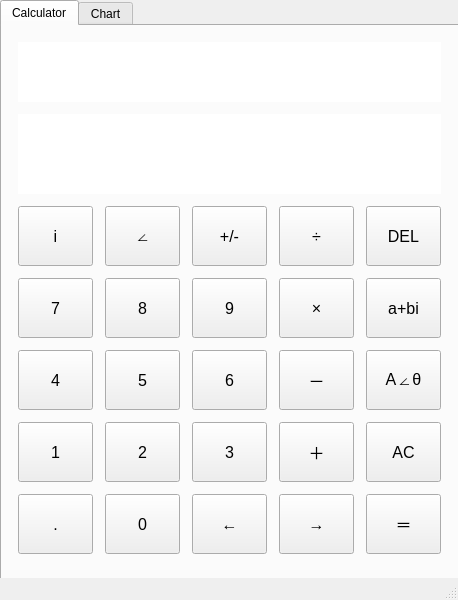
<?xml version="1.0" encoding="UTF-8"?>
<ui version="4.0">
 <class>MainWindow</class>
 <widget class="QMainWindow" name="MainWindow">
  <property name="geometry">
   <rect>
    <x>0</x>
    <y>0</y>
    <width>458</width>
    <height>600</height>
   </rect>
  </property>
  <property name="windowTitle">
   <string>Plural Calculator</string>
  </property>
  <widget class="QWidget" name="centralwidget">
   <widget class="QTabWidget" name="tabWidget">
    <property name="geometry">
     <rect>
      <x>0</x>
      <y>0</y>
      <width>460</width>
      <height>580</height>
     </rect>
    </property>
    <property name="currentIndex">
     <number>0</number>
    </property>
    <widget class="QWidget" name="tab_cal">
     <attribute name="title">
      <string>Calculator</string>
     </attribute>
     <widget class="QWidget" name="layoutWidget">
      <property name="geometry">
       <rect>
        <x>10</x>
        <y>10</y>
        <width>435</width>
        <height>529</height>
       </rect>
      </property>
      <layout class="QGridLayout" name="gridLayout">
       <item row="2" column="4">
        <widget class="QPushButton" name="backspace">
         <property name="sizePolicy">
          <sizepolicy hsizetype="Fixed" vsizetype="Fixed">
           <horstretch>0</horstretch>
           <verstretch>0</verstretch>
          </sizepolicy>
         </property>
         <property name="minimumSize">
          <size>
           <width>75</width>
           <height>60</height>
          </size>
         </property>
         <property name="maximumSize">
          <size>
           <width>75</width>
           <height>60</height>
          </size>
         </property>
         <property name="font">
          <font>
           <pointsize>12</pointsize>
          </font>
         </property>
         <property name="cursor">
          <cursorShape>PointingHandCursor</cursorShape>
         </property>
         <property name="text">
          <string>DEL</string>
         </property>
        </widget>
       </item>
       <item row="6" column="0">
        <widget class="QPushButton" name="num_point">
         <property name="sizePolicy">
          <sizepolicy hsizetype="Fixed" vsizetype="Fixed">
           <horstretch>0</horstretch>
           <verstretch>0</verstretch>
          </sizepolicy>
         </property>
         <property name="minimumSize">
          <size>
           <width>75</width>
           <height>60</height>
          </size>
         </property>
         <property name="maximumSize">
          <size>
           <width>75</width>
           <height>60</height>
          </size>
         </property>
         <property name="font">
          <font>
           <pointsize>12</pointsize>
          </font>
         </property>
         <property name="cursor">
          <cursorShape>PointingHandCursor</cursorShape>
         </property>
         <property name="text">
          <string>.</string>
         </property>
        </widget>
       </item>
       <item row="6" column="4">
        <widget class="QPushButton" name="operator_equal">
         <property name="sizePolicy">
          <sizepolicy hsizetype="Fixed" vsizetype="Fixed">
           <horstretch>0</horstretch>
           <verstretch>0</verstretch>
          </sizepolicy>
         </property>
         <property name="minimumSize">
          <size>
           <width>75</width>
           <height>60</height>
          </size>
         </property>
         <property name="maximumSize">
          <size>
           <width>75</width>
           <height>60</height>
          </size>
         </property>
         <property name="font">
          <font>
           <pointsize>12</pointsize>
          </font>
         </property>
         <property name="cursor">
          <cursorShape>PointingHandCursor</cursorShape>
         </property>
         <property name="text">
          <string>＝</string>
         </property>
        </widget>
       </item>
       <item row="3" column="0">
        <widget class="QPushButton" name="num_7">
         <property name="sizePolicy">
          <sizepolicy hsizetype="Fixed" vsizetype="Fixed">
           <horstretch>0</horstretch>
           <verstretch>0</verstretch>
          </sizepolicy>
         </property>
         <property name="minimumSize">
          <size>
           <width>75</width>
           <height>60</height>
          </size>
         </property>
         <property name="maximumSize">
          <size>
           <width>75</width>
           <height>60</height>
          </size>
         </property>
         <property name="font">
          <font>
           <pointsize>12</pointsize>
          </font>
         </property>
         <property name="cursor">
          <cursorShape>PointingHandCursor</cursorShape>
         </property>
         <property name="text">
          <string>7</string>
         </property>
        </widget>
       </item>
       <item row="5" column="1">
        <widget class="QPushButton" name="num_2">
         <property name="sizePolicy">
          <sizepolicy hsizetype="Fixed" vsizetype="Fixed">
           <horstretch>0</horstretch>
           <verstretch>0</verstretch>
          </sizepolicy>
         </property>
         <property name="minimumSize">
          <size>
           <width>75</width>
           <height>60</height>
          </size>
         </property>
         <property name="maximumSize">
          <size>
           <width>75</width>
           <height>60</height>
          </size>
         </property>
         <property name="font">
          <font>
           <pointsize>12</pointsize>
          </font>
         </property>
         <property name="cursor">
          <cursorShape>PointingHandCursor</cursorShape>
         </property>
         <property name="text">
          <string>2</string>
         </property>
        </widget>
       </item>
       <item row="5" column="3">
        <widget class="QPushButton" name="operator_add">
         <property name="sizePolicy">
          <sizepolicy hsizetype="Fixed" vsizetype="Fixed">
           <horstretch>0</horstretch>
           <verstretch>0</verstretch>
          </sizepolicy>
         </property>
         <property name="minimumSize">
          <size>
           <width>75</width>
           <height>60</height>
          </size>
         </property>
         <property name="maximumSize">
          <size>
           <width>75</width>
           <height>60</height>
          </size>
         </property>
         <property name="font">
          <font>
           <pointsize>12</pointsize>
          </font>
         </property>
         <property name="cursor">
          <cursorShape>PointingHandCursor</cursorShape>
         </property>
         <property name="text">
          <string>＋</string>
         </property>
        </widget>
       </item>
       <item row="4" column="2">
        <widget class="QPushButton" name="num_6">
         <property name="sizePolicy">
          <sizepolicy hsizetype="Fixed" vsizetype="Fixed">
           <horstretch>0</horstretch>
           <verstretch>0</verstretch>
          </sizepolicy>
         </property>
         <property name="minimumSize">
          <size>
           <width>75</width>
           <height>60</height>
          </size>
         </property>
         <property name="maximumSize">
          <size>
           <width>75</width>
           <height>60</height>
          </size>
         </property>
         <property name="font">
          <font>
           <pointsize>12</pointsize>
          </font>
         </property>
         <property name="cursor">
          <cursorShape>PointingHandCursor</cursorShape>
         </property>
         <property name="text">
          <string>6</string>
         </property>
        </widget>
       </item>
       <item row="2" column="0">
        <widget class="QPushButton" name="symbol_i">
         <property name="sizePolicy">
          <sizepolicy hsizetype="Fixed" vsizetype="Fixed">
           <horstretch>0</horstretch>
           <verstretch>0</verstretch>
          </sizepolicy>
         </property>
         <property name="minimumSize">
          <size>
           <width>75</width>
           <height>60</height>
          </size>
         </property>
         <property name="maximumSize">
          <size>
           <width>75</width>
           <height>60</height>
          </size>
         </property>
         <property name="font">
          <font>
           <pointsize>12</pointsize>
          </font>
         </property>
         <property name="cursor">
          <cursorShape>PointingHandCursor</cursorShape>
         </property>
         <property name="text">
          <string>i</string>
         </property>
        </widget>
       </item>
       <item row="6" column="3">
        <widget class="QPushButton" name="operator_nxt">
         <property name="sizePolicy">
          <sizepolicy hsizetype="Fixed" vsizetype="Fixed">
           <horstretch>0</horstretch>
           <verstretch>0</verstretch>
          </sizepolicy>
         </property>
         <property name="minimumSize">
          <size>
           <width>75</width>
           <height>60</height>
          </size>
         </property>
         <property name="maximumSize">
          <size>
           <width>75</width>
           <height>60</height>
          </size>
         </property>
         <property name="font">
          <font>
           <pointsize>12</pointsize>
          </font>
         </property>
         <property name="cursor">
          <cursorShape>PointingHandCursor</cursorShape>
         </property>
         <property name="text">
          <string>→</string>
         </property>
        </widget>
       </item>
       <item row="2" column="2">
        <widget class="QPushButton" name="num_opposite">
         <property name="sizePolicy">
          <sizepolicy hsizetype="Fixed" vsizetype="Fixed">
           <horstretch>0</horstretch>
           <verstretch>0</verstretch>
          </sizepolicy>
         </property>
         <property name="minimumSize">
          <size>
           <width>75</width>
           <height>60</height>
          </size>
         </property>
         <property name="maximumSize">
          <size>
           <width>75</width>
           <height>60</height>
          </size>
         </property>
         <property name="font">
          <font>
           <pointsize>12</pointsize>
          </font>
         </property>
         <property name="cursor">
          <cursorShape>PointingHandCursor</cursorShape>
         </property>
         <property name="text">
          <string>+/-</string>
         </property>
        </widget>
       </item>
       <item row="2" column="3">
        <widget class="QPushButton" name="operator_divide">
         <property name="sizePolicy">
          <sizepolicy hsizetype="Fixed" vsizetype="Fixed">
           <horstretch>0</horstretch>
           <verstretch>0</verstretch>
          </sizepolicy>
         </property>
         <property name="minimumSize">
          <size>
           <width>75</width>
           <height>60</height>
          </size>
         </property>
         <property name="maximumSize">
          <size>
           <width>75</width>
           <height>60</height>
          </size>
         </property>
         <property name="font">
          <font>
           <pointsize>12</pointsize>
          </font>
         </property>
         <property name="cursor">
          <cursorShape>PointingHandCursor</cursorShape>
         </property>
         <property name="text">
          <string>÷</string>
         </property>
        </widget>
       </item>
       <item row="4" column="1">
        <widget class="QPushButton" name="num_5">
         <property name="sizePolicy">
          <sizepolicy hsizetype="Fixed" vsizetype="Fixed">
           <horstretch>0</horstretch>
           <verstretch>0</verstretch>
          </sizepolicy>
         </property>
         <property name="minimumSize">
          <size>
           <width>75</width>
           <height>60</height>
          </size>
         </property>
         <property name="maximumSize">
          <size>
           <width>75</width>
           <height>60</height>
          </size>
         </property>
         <property name="font">
          <font>
           <pointsize>12</pointsize>
          </font>
         </property>
         <property name="cursor">
          <cursorShape>PointingHandCursor</cursorShape>
         </property>
         <property name="text">
          <string>5</string>
         </property>
        </widget>
       </item>
       <item row="3" column="3">
        <widget class="QPushButton" name="operator_multiply">
         <property name="sizePolicy">
          <sizepolicy hsizetype="Fixed" vsizetype="Fixed">
           <horstretch>0</horstretch>
           <verstretch>0</verstretch>
          </sizepolicy>
         </property>
         <property name="minimumSize">
          <size>
           <width>75</width>
           <height>60</height>
          </size>
         </property>
         <property name="maximumSize">
          <size>
           <width>75</width>
           <height>60</height>
          </size>
         </property>
         <property name="font">
          <font>
           <pointsize>12</pointsize>
          </font>
         </property>
         <property name="cursor">
          <cursorShape>PointingHandCursor</cursorShape>
         </property>
         <property name="text">
          <string>×</string>
         </property>
        </widget>
       </item>
       <item row="4" column="4">
        <widget class="QPushButton" name="form_atheta">
         <property name="sizePolicy">
          <sizepolicy hsizetype="Fixed" vsizetype="Fixed">
           <horstretch>0</horstretch>
           <verstretch>0</verstretch>
          </sizepolicy>
         </property>
         <property name="minimumSize">
          <size>
           <width>75</width>
           <height>60</height>
          </size>
         </property>
         <property name="maximumSize">
          <size>
           <width>75</width>
           <height>60</height>
          </size>
         </property>
         <property name="font">
          <font>
           <pointsize>12</pointsize>
          </font>
         </property>
         <property name="cursor">
          <cursorShape>PointingHandCursor</cursorShape>
         </property>
         <property name="text">
          <string>A∠θ</string>
         </property>
        </widget>
       </item>
       <item row="5" column="4">
        <widget class="QPushButton" name="all_clear">
         <property name="sizePolicy">
          <sizepolicy hsizetype="Fixed" vsizetype="Fixed">
           <horstretch>0</horstretch>
           <verstretch>0</verstretch>
          </sizepolicy>
         </property>
         <property name="minimumSize">
          <size>
           <width>75</width>
           <height>60</height>
          </size>
         </property>
         <property name="maximumSize">
          <size>
           <width>75</width>
           <height>60</height>
          </size>
         </property>
         <property name="font">
          <font>
           <pointsize>12</pointsize>
          </font>
         </property>
         <property name="cursor">
          <cursorShape>PointingHandCursor</cursorShape>
         </property>
         <property name="text">
          <string>AC</string>
         </property>
        </widget>
       </item>
       <item row="3" column="1">
        <widget class="QPushButton" name="num_8">
         <property name="sizePolicy">
          <sizepolicy hsizetype="Fixed" vsizetype="Fixed">
           <horstretch>0</horstretch>
           <verstretch>0</verstretch>
          </sizepolicy>
         </property>
         <property name="minimumSize">
          <size>
           <width>75</width>
           <height>60</height>
          </size>
         </property>
         <property name="maximumSize">
          <size>
           <width>75</width>
           <height>60</height>
          </size>
         </property>
         <property name="font">
          <font>
           <pointsize>12</pointsize>
          </font>
         </property>
         <property name="cursor">
          <cursorShape>PointingHandCursor</cursorShape>
         </property>
         <property name="text">
          <string>8</string>
         </property>
        </widget>
       </item>
       <item row="6" column="2">
        <widget class="QPushButton" name="operator_pre">
         <property name="sizePolicy">
          <sizepolicy hsizetype="Fixed" vsizetype="Fixed">
           <horstretch>0</horstretch>
           <verstretch>0</verstretch>
          </sizepolicy>
         </property>
         <property name="minimumSize">
          <size>
           <width>75</width>
           <height>60</height>
          </size>
         </property>
         <property name="maximumSize">
          <size>
           <width>75</width>
           <height>60</height>
          </size>
         </property>
         <property name="font">
          <font>
           <pointsize>12</pointsize>
          </font>
         </property>
         <property name="cursor">
          <cursorShape>PointingHandCursor</cursorShape>
         </property>
         <property name="text">
          <string>←</string>
         </property>
        </widget>
       </item>
       <item row="4" column="3">
        <widget class="QPushButton" name="operator_subtract">
         <property name="sizePolicy">
          <sizepolicy hsizetype="Fixed" vsizetype="Fixed">
           <horstretch>0</horstretch>
           <verstretch>0</verstretch>
          </sizepolicy>
         </property>
         <property name="minimumSize">
          <size>
           <width>75</width>
           <height>60</height>
          </size>
         </property>
         <property name="maximumSize">
          <size>
           <width>75</width>
           <height>60</height>
          </size>
         </property>
         <property name="font">
          <font>
           <pointsize>12</pointsize>
          </font>
         </property>
         <property name="cursor">
          <cursorShape>PointingHandCursor</cursorShape>
         </property>
         <property name="text">
          <string>－</string>
         </property>
        </widget>
       </item>
       <item row="1" column="0" colspan="5">
        <widget class="QLabel" name="show_result">
         <property name="sizePolicy">
          <sizepolicy hsizetype="Preferred" vsizetype="Fixed">
           <horstretch>0</horstretch>
           <verstretch>0</verstretch>
          </sizepolicy>
         </property>
         <property name="minimumSize">
          <size>
           <width>0</width>
           <height>80</height>
          </size>
         </property>
         <property name="maximumSize">
          <size>
           <width>16777215</width>
           <height>80</height>
          </size>
         </property>
         <property name="font">
          <font>
           <pointsize>24</pointsize>
          </font>
         </property>
         <property name="styleSheet">
          <string notr="true">background: #FFFFFF</string>
         </property>
         <property name="text">
          <string/>
         </property>
         <property name="alignment">
          <set>Qt::AlignmentFlag::AlignRight|Qt::AlignmentFlag::AlignTrailing|Qt::AlignmentFlag::AlignVCenter</set>
         </property>
         <property name="margin">
          <number>20</number>
         </property>
        </widget>
       </item>
       <item row="4" column="0">
        <widget class="QPushButton" name="num_4">
         <property name="sizePolicy">
          <sizepolicy hsizetype="Fixed" vsizetype="Fixed">
           <horstretch>0</horstretch>
           <verstretch>0</verstretch>
          </sizepolicy>
         </property>
         <property name="minimumSize">
          <size>
           <width>75</width>
           <height>60</height>
          </size>
         </property>
         <property name="maximumSize">
          <size>
           <width>75</width>
           <height>60</height>
          </size>
         </property>
         <property name="font">
          <font>
           <pointsize>12</pointsize>
          </font>
         </property>
         <property name="cursor">
          <cursorShape>PointingHandCursor</cursorShape>
         </property>
         <property name="text">
          <string>4</string>
         </property>
        </widget>
       </item>
       <item row="3" column="2">
        <widget class="QPushButton" name="num_9">
         <property name="sizePolicy">
          <sizepolicy hsizetype="Fixed" vsizetype="Fixed">
           <horstretch>0</horstretch>
           <verstretch>0</verstretch>
          </sizepolicy>
         </property>
         <property name="minimumSize">
          <size>
           <width>75</width>
           <height>60</height>
          </size>
         </property>
         <property name="maximumSize">
          <size>
           <width>75</width>
           <height>60</height>
          </size>
         </property>
         <property name="font">
          <font>
           <pointsize>12</pointsize>
          </font>
         </property>
         <property name="cursor">
          <cursorShape>PointingHandCursor</cursorShape>
         </property>
         <property name="text">
          <string>9</string>
         </property>
        </widget>
       </item>
       <item row="6" column="1">
        <widget class="QPushButton" name="num_0">
         <property name="sizePolicy">
          <sizepolicy hsizetype="Fixed" vsizetype="Fixed">
           <horstretch>0</horstretch>
           <verstretch>0</verstretch>
          </sizepolicy>
         </property>
         <property name="minimumSize">
          <size>
           <width>75</width>
           <height>60</height>
          </size>
         </property>
         <property name="maximumSize">
          <size>
           <width>75</width>
           <height>60</height>
          </size>
         </property>
         <property name="font">
          <font>
           <pointsize>12</pointsize>
          </font>
         </property>
         <property name="cursor">
          <cursorShape>PointingHandCursor</cursorShape>
         </property>
         <property name="text">
          <string>0</string>
         </property>
        </widget>
       </item>
       <item row="2" column="1">
        <widget class="QPushButton" name="symbol_angle">
         <property name="sizePolicy">
          <sizepolicy hsizetype="Fixed" vsizetype="Fixed">
           <horstretch>0</horstretch>
           <verstretch>0</verstretch>
          </sizepolicy>
         </property>
         <property name="minimumSize">
          <size>
           <width>75</width>
           <height>60</height>
          </size>
         </property>
         <property name="maximumSize">
          <size>
           <width>75</width>
           <height>60</height>
          </size>
         </property>
         <property name="font">
          <font>
           <pointsize>12</pointsize>
          </font>
         </property>
         <property name="cursor">
          <cursorShape>PointingHandCursor</cursorShape>
         </property>
         <property name="text">
          <string>∠</string>
         </property>
        </widget>
       </item>
       <item row="3" column="4">
        <widget class="QPushButton" name="form_abi">
         <property name="sizePolicy">
          <sizepolicy hsizetype="Fixed" vsizetype="Fixed">
           <horstretch>0</horstretch>
           <verstretch>0</verstretch>
          </sizepolicy>
         </property>
         <property name="minimumSize">
          <size>
           <width>75</width>
           <height>60</height>
          </size>
         </property>
         <property name="maximumSize">
          <size>
           <width>75</width>
           <height>60</height>
          </size>
         </property>
         <property name="font">
          <font>
           <pointsize>12</pointsize>
          </font>
         </property>
         <property name="cursor">
          <cursorShape>PointingHandCursor</cursorShape>
         </property>
         <property name="text">
          <string>a+bi</string>
         </property>
        </widget>
       </item>
       <item row="5" column="0">
        <widget class="QPushButton" name="num_1">
         <property name="sizePolicy">
          <sizepolicy hsizetype="Fixed" vsizetype="Fixed">
           <horstretch>0</horstretch>
           <verstretch>0</verstretch>
          </sizepolicy>
         </property>
         <property name="minimumSize">
          <size>
           <width>75</width>
           <height>60</height>
          </size>
         </property>
         <property name="maximumSize">
          <size>
           <width>75</width>
           <height>60</height>
          </size>
         </property>
         <property name="font">
          <font>
           <pointsize>12</pointsize>
          </font>
         </property>
         <property name="cursor">
          <cursorShape>PointingHandCursor</cursorShape>
         </property>
         <property name="text">
          <string>1</string>
         </property>
        </widget>
       </item>
       <item row="5" column="2">
        <widget class="QPushButton" name="num_3">
         <property name="sizePolicy">
          <sizepolicy hsizetype="Fixed" vsizetype="Fixed">
           <horstretch>0</horstretch>
           <verstretch>0</verstretch>
          </sizepolicy>
         </property>
         <property name="minimumSize">
          <size>
           <width>75</width>
           <height>60</height>
          </size>
         </property>
         <property name="maximumSize">
          <size>
           <width>75</width>
           <height>60</height>
          </size>
         </property>
         <property name="font">
          <font>
           <pointsize>12</pointsize>
          </font>
         </property>
         <property name="cursor">
          <cursorShape>PointingHandCursor</cursorShape>
         </property>
         <property name="text">
          <string>3</string>
         </property>
        </widget>
       </item>
       <item row="0" column="0" colspan="5">
        <widget class="QLabel" name="show_formulas">
         <property name="sizePolicy">
          <sizepolicy hsizetype="Preferred" vsizetype="Fixed">
           <horstretch>0</horstretch>
           <verstretch>0</verstretch>
          </sizepolicy>
         </property>
         <property name="minimumSize">
          <size>
           <width>0</width>
           <height>60</height>
          </size>
         </property>
         <property name="maximumSize">
          <size>
           <width>16777215</width>
           <height>60</height>
          </size>
         </property>
         <property name="baseSize">
          <size>
           <width>0</width>
           <height>0</height>
          </size>
         </property>
         <property name="font">
          <font>
           <pointsize>12</pointsize>
          </font>
         </property>
         <property name="autoFillBackground">
          <bool>false</bool>
         </property>
         <property name="styleSheet">
          <string notr="true">background: #FFFFFF</string>
         </property>
         <property name="text">
          <string/>
         </property>
         <property name="alignment">
          <set>Qt::AlignmentFlag::AlignRight|Qt::AlignmentFlag::AlignTrailing|Qt::AlignmentFlag::AlignVCenter</set>
         </property>
         <property name="margin">
          <number>20</number>
         </property>
        </widget>
       </item>
      </layout>
     </widget>
    </widget>
    <widget class="QWidget" name="tab_chart">
     <attribute name="title">
      <string>Chart</string>
     </attribute>
     <layout class="QGridLayout" name="gridLayout_2">
      <item row="0" column="0">
       <layout class="QVBoxLayout" name="verticalLayout">
        <item>
         <layout class="QHBoxLayout" name="horizontalLayout">
          <item>
           <widget class="QChartView" name="graphicsView">
            <property name="sizePolicy">
             <sizepolicy hsizetype="Fixed" vsizetype="Fixed">
              <horstretch>0</horstretch>
              <verstretch>0</verstretch>
             </sizepolicy>
            </property>
            <property name="minimumSize">
             <size>
              <width>425</width>
              <height>425</height>
             </size>
            </property>
            <property name="maximumSize">
             <size>
              <width>425</width>
              <height>425</height>
             </size>
            </property>
           </widget>
          </item>
         </layout>
        </item>
       </layout>
      </item>
     </layout>
    </widget>
   </widget>
  </widget>
  <widget class="QStatusBar" name="statusbar"/>
 </widget>
 <customwidgets>
  <customwidget>
   <class>QChartView</class>
   <extends>QGraphicsView</extends>
   <header>QtCharts/QChartView</header>
  </customwidget>
 </customwidgets>
 <resources/>
 <connections/>
</ui>
